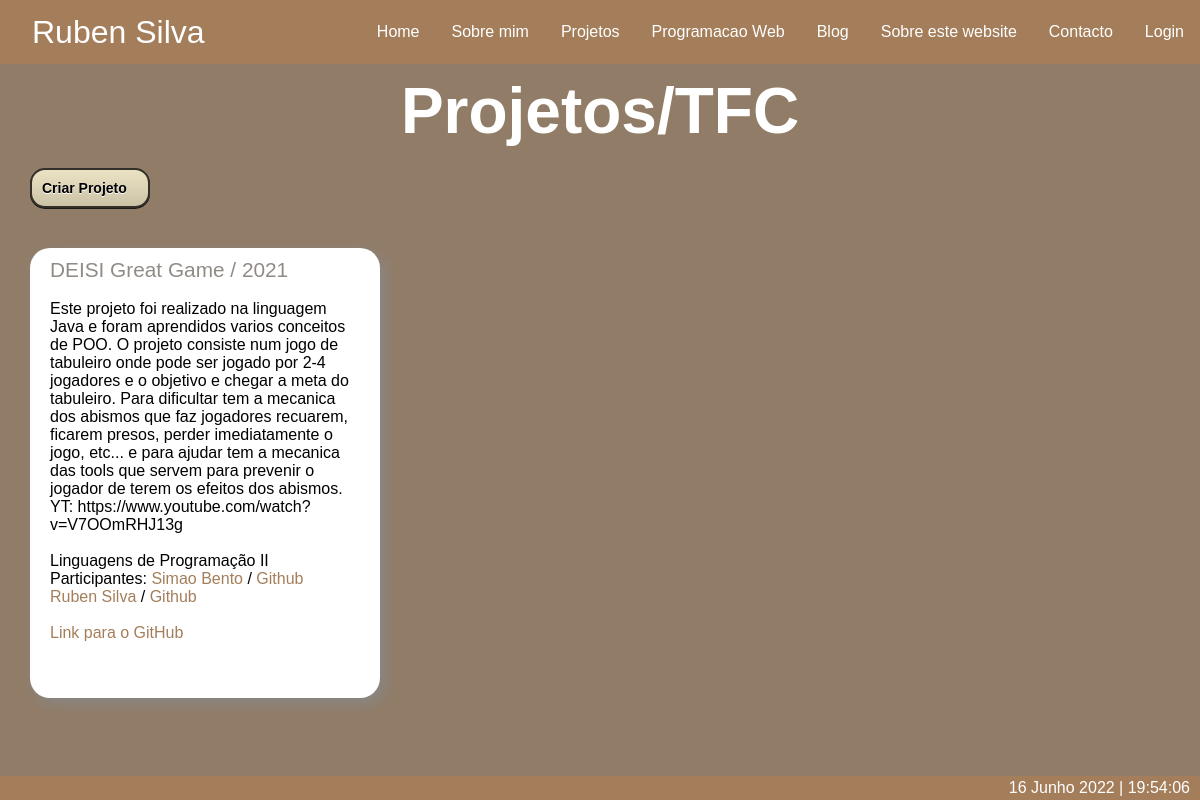
Page /projetos on the committed database.
### portfolio/models.py (models this page shows, shortened)
class Projeto(models.Model):
    titulo = models.CharField(max_length=50)
    descricao = models.TextField(max_length=500)
    ano_realizacao = models.IntegerField()
    cadeira = models.ForeignKey(Cadeira, on_delete=models.CASCADE)
    participantes = models.ManyToManyField(Pessoa)
    link_github = models.CharField(max_length=300)

class Cadeira(models.Model):
    nome = models.CharField(max_length=50)
    ano = models.IntegerField()
    semestre = models.IntegerField()
    ects = models.IntegerField()
    ano_letivo = models.CharField(max_length=10)
    topicos = models.TextField()
    ranking = models.IntegerField()
    professores = models.ManyToManyField(Pessoa)
    pagina_cadeira = models.CharField(max_length=300)
    def __str__(self):
        return self.nome

class Pessoa(models.Model):
    nome = models.CharField(max_length=50)
    link1 = models.CharField(max_length=300)
    link2 = models.CharField(max_length=300)

### portfolio/views.py (the view)
# urls.py: path('projetos', views.projetos_view, name='projetos'),
def projetos_view(request):
    form = ProjetoForm(request.POST or None)
    if form.is_valid():
        form.save()
        return HttpResponseRedirect(reverse_lazy('portfolio:projetos'))
    context = {
        'projetos': Projeto.objects.all(),
        'form': form,
    }
    return render(request, 'portfolio/projetos.html', context)

### portfolio/templates/portfolio/projetos.html (shortened to what this page needs)
{% extends 'portfolio/layout.html' %}
{% block main %}
<h1 class="titulo">Projetos/TFC</h1>
<a class="button-projetos" href="{% url 'portfolio:criar_projeto' %}">Criar Projeto</a>
<div class="projetos">
    {% for projeto in projetos %}
    <div class="projeto">
        <p class="tit-projeto">{{projeto.titulo}} / {{projeto.ano_realizacao}}</p>
        <br>
        <p>{{projeto.descricao}}</p>
        <br>
        <p>{{projeto.cadeira}}</p>
        <p>Participantes: {% for participante in projeto.participantes.all %}
            <a class="link-pessoa" href="{{participante.link1}}" target="_blank">{{participante.nome}}</a> / <a class="link-pessoa" href="{{professor.link2}}" target="_blank">Github</a> <br>{% endfor %}
        </p>
        <br>
        <a class="link-pessoa" href="{{projeto.link_github}}" target="_blank">Link para o GitHub</a>
        <br>
        <br>
    </div>
    {% endfor %}
</div>
{% endblock %}

### portfolio/static/portfolio/css/estilos.css (style rules this page uses)
* { padding: 0; margin: 0; box-sizing: border-box; font-family: 'Epilogue', sans-serif; }
html { background-color: #917C67; }
.titulo { display: flex; font-size: 4em; padding: 10px; background-color: #917C67; color: white; align-items: center; justify-content: center; }
.link-pessoa:link { color: #A47E5A; text-decoration: none; }
.projetos { display: flex; flex-flow: row wrap; background-color: #917C67; padding: 20px; }
.projeto { background-color: white; height: 450px; width: 350px; border-radius: 20px; box-shadow: 5px 5px 15px #888888; padding: 10px 20px; margin: 10px; }
.tit-projeto { font-size: 1.3em; color: #918B86; }
.button-projetos { position: relative; margin: 10px; box-shadow: 0px 1px 0px 0px #1c1b18; background: linear-gradient(to bottom, #eae0c2 5%, #ccc2a6 100%); background-color: #eae0c2; border-radius: 15px; border: 2px solid #333029; display: inline-block; cursor: pointer; color: black; font-family: Arial; font-size: 14px; font-weight: bold; padding: 10px; text-decoration: none; text-shadow: 0px 1px 0px #ffffff; left: 20px; width: 120px; }

### rows in the picture
Projeto: titulo "DEISI Great Game", ano_realizacao "2021", descricao "Este projeto foi realizado na linguagem Java e foram aprendidos varios conceitos de POO. O projeto consiste num jogo de tabuleiro onde pode ser jogado por 2-4 jogadores e o objetivo e chegar a meta do tabuleiro. Para dificultar tem a mecanica dos abismos que faz jogadores recuarem, ficarem presos, perder imediatamente o jogo, etc... e para ajudar tem a mecanica das tools que servem para prevenir o jogador de terem os efeitos dos abismos. YT: https://www.youtube.com/watch?v=V7OOmRHJ13g", cadeira "Linguagens de Programação II"
Pessoa: nome "Simao Bento"
Pessoa: nome "Ruben Silva"
